Frame 1 (no input): blank canvas, image omitted
Frame 60 (the mouse pressed at the canvas centre just before this capture): blank canvas, image omitted
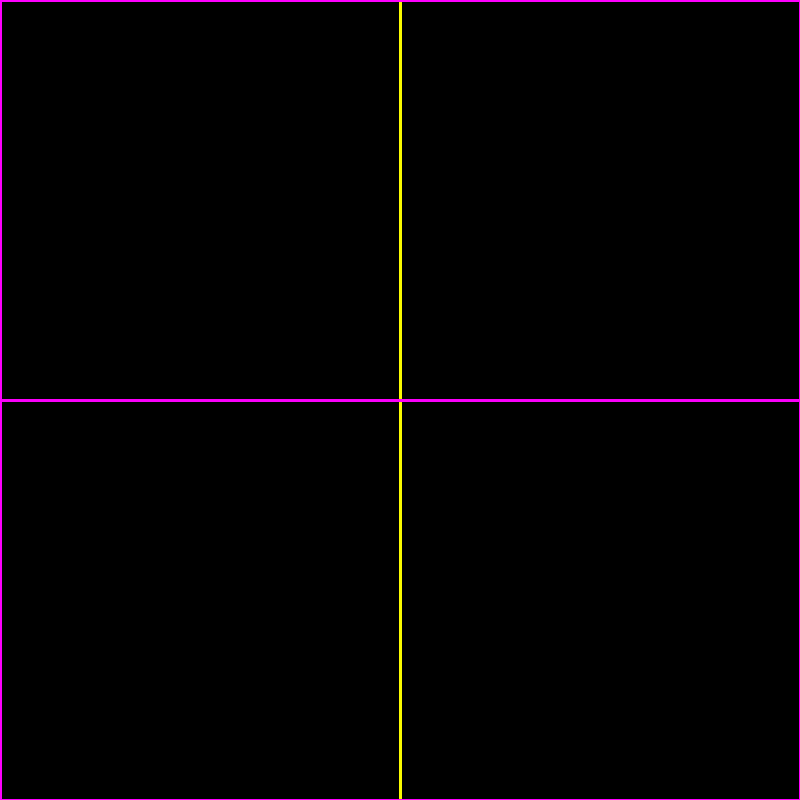
Frame 120 (the mouse held since frame 60 and released just before this capture)

The Processing sketch whose frames 1 and 60 were blank and that drew this single picture after the mouse press (run headless with seeded random() and noise(); from frame 60 on, the mouse is pressed at the canvas centre):

// Processing sketch: processing_16758
// ── processing_16758.pde

void setup() {
  size(800,800);
  smooth();
  background(0);
}

void draw() {
  strokeWeight(3);
  stroke(mouseY, mouseX, 0);
  line (mouseX, 0, mouseY, height);
  stroke(mouseX, 0, mouseY);
  line(0, mouseY, width, mouseX);
  fill(0, 5);
  rect(0,0, width, height);
}
